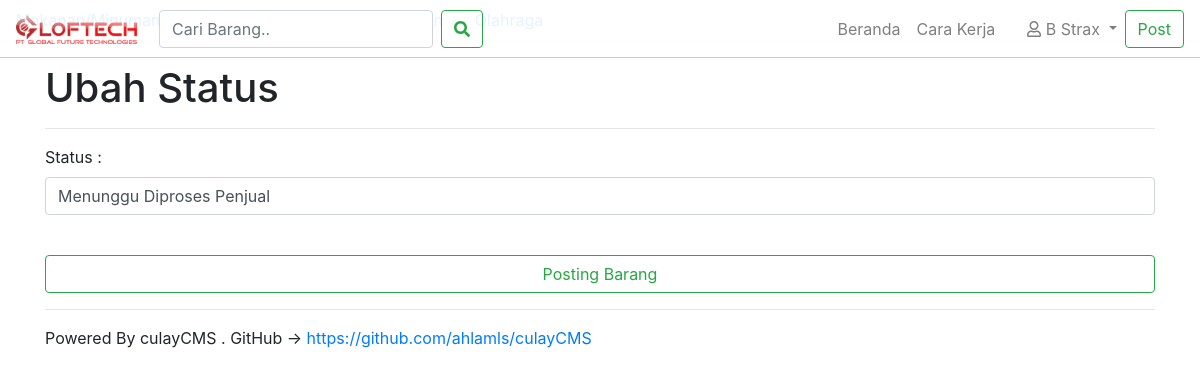
Page /ubahstatus.php?id=3 (signed in) on the earlier database version.
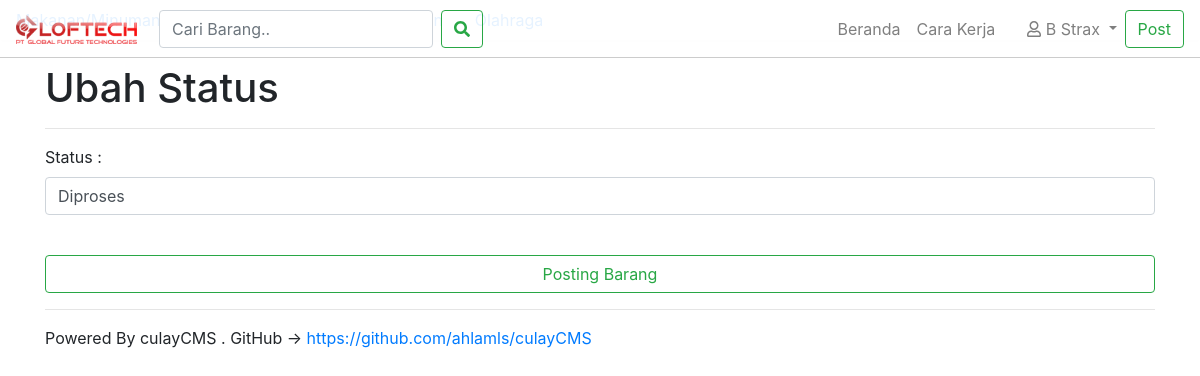
Same page on the later database version.
### tables this page shows
CREATE TABLE `transaksi` (
  `id` int(11) NOT NULL,
  `penerima` text NOT NULL,
  `nama` text NOT NULL,
  `alamat` text NOT NULL,
  `produk_id` int(11) NOT NULL,
  `penjual_id` int(11) NOT NULL,
  `pembeli_id` int(11) NOT NULL,
  `status` text NOT NULL,
  `harga` int(11) NOT NULL
);

### session.php (called while the page is built, shortened)
<?php
require_once "koneksi.php";
if(!isset($_SESSION['uid'])){
  $login=FALSE;
}else {
  $uid = $_SESSION['uid'];
}
 ?>

### koneksi.php (called while the page is built, shortened)
<?php
$servername = "localhost";
$username = "culay";
$password = 'gNEBjzunx13wCs5V!#$gNEBjzunx13wCs5V!#$!gNEBjzunx13wCs5V!#$1re1F!E4r1rEQF!f31f13T!513%$!#%1';
$dbname = "culay";
$conn = new mysqli($servername, $username, $password, $dbname);
function eskep($str){
  global $conn;
  return $conn->real_escape_string($str);
}

### ubahstatus.php (the view, shortened to what this page needs)
<?php
require_once "modular/header.php";
if ($_SERVER['REQUEST_METHOD'] == "POST") {
  $aidixx = eskep($_POST['id']);
  $statusx = eskep($_POST['status']);
$sql = "UPDATE `transaksi` SET `status` = '$statusx' WHERE `transaksi`.`id` = $aidixx;";
if ($conn->query($sql) === TRUE) {
  header("Location: alert.php?id=2&msg=Sukses merubah status");
  die();
} else {
  header("Location: alert.php?id=1&msg=Gagal merubah status" . $conn->error);
  die();
}
} else {
  $aidix = eskep($_GET['id']);
    $sql = "SELECT status FROM `transaksi` WHERE `penjual_id` = $uid AND `id` = $aidix";
  $result = $conn->query($sql);
  if ($result->num_rows > 0) {
      while($row = $result->fetch_assoc()) {
        $status = $row['status'];
      }
  } else {
      die("Tidak Valid");
  }
}
?>
<body class="bg-light">
<?php require_once "modular/navbar.php"?>
<main role="main" class="container">
<br>
  <h1 class="d-none d-lg-block d-md-block">Ubah Status</h1>
  <hr>
        <form action="" method="post">
          <div class="row">
    <div class="form-group col-12">
          <label for="status">Status :</label>
            <input type="text" name="status" class="form-control" value="<?php echo $status?>" id="status" required="">
          </div>
</div>
<br>
<button type="submit" class="btn w-100 btn-outline-success">Posting Barang</button>
</form>
<hr>
Powered By culayCMS . GitHub -> <a href="https://github.com/ahlamls/culayCMS">https://github.com/ahlamls/culayCMS</a>
</main>
<?php
require_once "modular/footer.php" ?>

Differences in the rows shown:
changed transaksi: status "Menunggu Diproses Penjual" → "Diproses"
